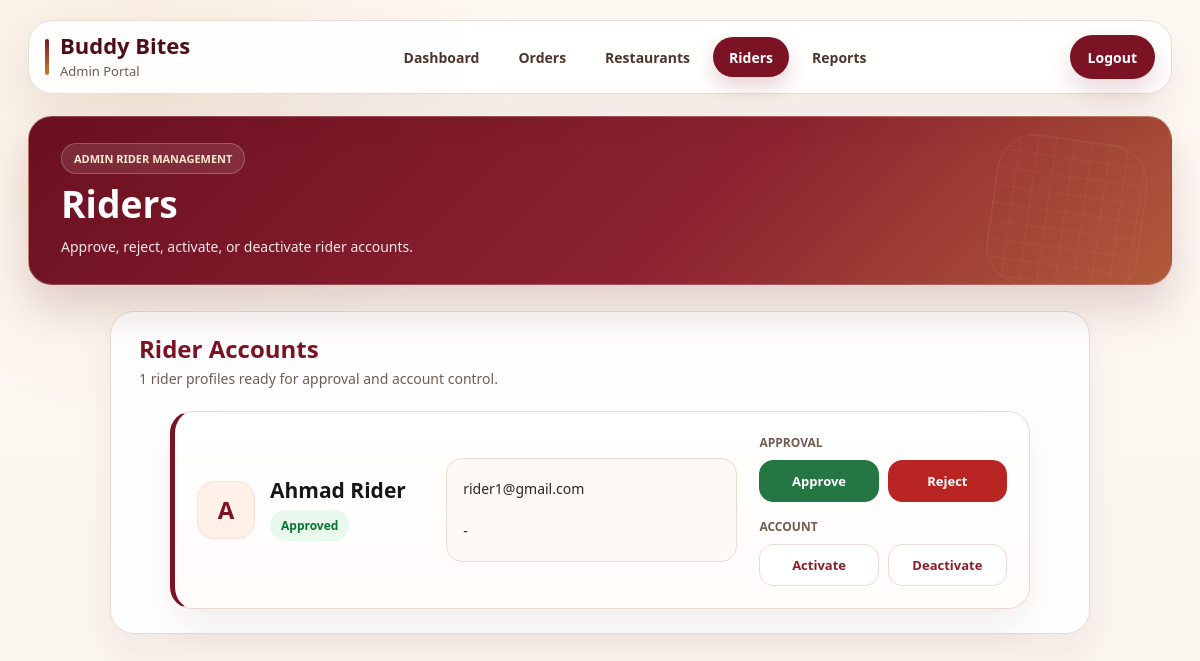
The page /pages/rider_management.php (signed in) on the database its author committed.
### tables this page shows
CREATE TABLE `users` (
  `user_id` int(11) NOT NULL,
  `user_code` varchar(20) DEFAULT NULL,
  `full_name` varchar(100) NOT NULL,
  `email` varchar(100) NOT NULL,
  `password` varchar(255) NOT NULL,
  `role` enum('student','restaurant','rider','admin') NOT NULL,
  `created_at` timestamp NOT NULL DEFAULT current_timestamp(),
  `phone` varchar(30) DEFAULT '',
  `status` varchar(30) DEFAULT 'Pending'
);

### pages/rider_management.php (the view, shortened to what this page needs)
<?php
include("../includes/db.php");
function e($value) {
    return htmlspecialchars((string)$value, ENT_QUOTES, "UTF-8");
}
$riders = $conn->query("
    SELECT user_id, full_name, email, phone, status
    FROM users
    WHERE role = 'rider'
    ORDER BY full_name ASC
");
?>
<?php include("../includes/header.php"); ?>
<main class="admin-shell admin-premium admin-riders-page">
    <nav class="admin-topbar">
        <a class="admin-brand" href="admin_dashboard.php">
            <span>
                <b>Buddy Bites</b>
                <small>Admin Portal</small>
            </span>
        </a>
        <div class="admin-main-nav">
            <a href="admin_dashboard.php">Dashboard</a>
            <a href="manage_orders.php">Orders</a>
            <a href="restaurant_management.php">Restaurants</a>
            <a class="active" href="rider_management.php">Riders</a>
            <a href="admin_report.php">Reports</a>
        </div>
        <div class="admin-user-nav">
            <a class="admin-logout" href="logout.php">
                Logout
            </a>
        </div>
    </nav>
    <section class="admin-content">
        <header class="admin-hero admin-page-hero">
            <div>
                <p>Admin Rider Management</p>
                <h1>Riders</h1>
                <small>Approve, reject, activate, or deactivate rider accounts.</small>
            </div>
        </header>
        <section class="admin-panel rider-management-panel">
            <div class="admin-section-heading">
                <h2>Rider Accounts</h2>
                <p><?php echo $riders ? $riders->num_rows : 0; ?> rider profiles ready for approval and account control.</p>
            </div>
            <div class="admin-card-grid rider-card-grid">
                <?php if ($riders && $riders->num_rows > 0) { ?>
                    <?php while ($rider = $riders->fetch_assoc()) {
                        $rider_status = $rider["status"] ?: "Pending";
                        $status_class = strtolower(str_replace(" ", "-", (string)$rider_status));
                    ?>
                        <article class="management-card rider-management-card">
                            <div class="management-card-header">
                                <span class="management-card-icon rider-avatar"><?php echo e(strtoupper(substr($rider["full_name"], 0, 1))); ?></span>
                                <div>
                                    <h3><?php echo e($rider["full_name"]); ?></h3>
                                    <span class="status-badge status-<?php echo e($status_class); ?>"><?php echo e($rider_status); ?></span>
                                </div>
                            </div>
                            <div class="rider-details">
                                <p><i class="fa-regular fa-envelope"></i> <?php echo e($rider["email"]); ?></p>
                                <p><i class="fa-solid fa-phone"></i> <?php echo e($rider["phone"] ?: "-"); ?></p>
                            </div>
                            <div class="rider-action-groups">
                                <div>
                                    <small>Approval</small>
                                    <div class="admin-table-actions">
                                        <a class="admin-save-btn" href="rider_management.php?action=approve&id=<?php echo (int)$rider["user_id"]; ?>">
                                            <i class="fa-solid fa-check"></i> Approve
                                        </a>
                                        <a class="admin-delete-btn" href="rider_management.php?action=reject&id=<?php echo (int)$rider["user_id"]; ?>">
                                            <i class="fa-solid fa-xmark"></i> Reject
                                        </a>
                                    </div>
                                </div>
                                <div>
                                    <small>Account</small>
                                    <div class="admin-table-actions">
                                        <a href="rider_management.php?action=activate&id=<?php echo (int)$rider["user_id"]; ?>">
                                            <i class="fa-solid fa-toggle-on"></i> Activate
                                        </a>
                                        <a href="rider_management.php?action=deactivate&id=<?php echo (int)$rider["user_id"]; ?>">
                                            <i class="fa-solid fa-toggle-off"></i> Deactivate
                                        </a>
                                    </div>
                                </div>
                            </div>
                        </article>
                    <?php } ?>
                <?php } else { ?>
                    <p class="empty-state">No riders found.</p>
                <?php } ?>
            </div>
        </section>
    </section>
</main>
<?php include("../includes/footer.php"); ?>

### rows shown on the page
users: full_name "A", full_name "Ahmad Rider", status "Approved", email "rider1@gmail.com", phone "-"

### other values the page prints
$riders->num_rows "1"
